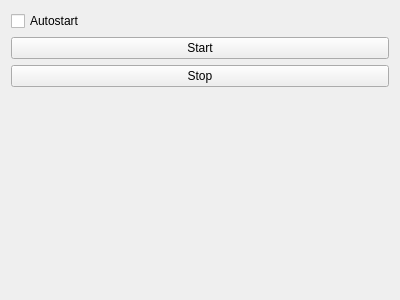
<?xml version="1.0" encoding="UTF-8"?>
<ui version="4.0">
 <class>Daemon</class>
 <widget class="QWidget" name="Daemon">
  <property name="geometry">
   <rect>
    <x>0</x>
    <y>0</y>
    <width>400</width>
    <height>300</height>
   </rect>
  </property>
  <property name="windowTitle">
   <string>Form</string>
  </property>
  <layout class="QVBoxLayout" name="verticalLayout">
   <item>
    <widget class="QCheckBox" name="autostartCheckBox">
     <property name="text">
      <string>Autostart</string>
     </property>
    </widget>
   </item>
   <item>
    <widget class="QPushButton" name="startButton">
     <property name="text">
      <string>Start</string>
     </property>
    </widget>
   </item>
   <item>
    <widget class="QPushButton" name="stopButton">
     <property name="text">
      <string>Stop</string>
     </property>
    </widget>
   </item>
   <item>
    <spacer name="verticalSpacer">
     <property name="orientation">
      <enum>Qt::Vertical</enum>
     </property>
     <property name="sizeHint" stdset="0">
      <size>
       <width>20</width>
       <height>40</height>
      </size>
     </property>
    </spacer>
   </item>
  </layout>
 </widget>
 <resources/>
 <connections/>
</ui>
